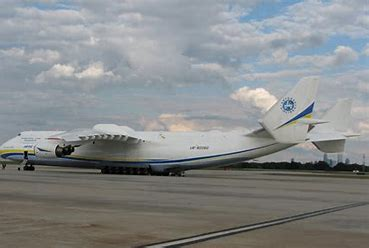
#> input picture images/flights/OIP ().jpg, 369 x 248 px, given as the content of the folder /content/drive/MyDrive/Machine Learning/images/car, which was not available
$ jupyter execute --allow-errors 'Image Classification using Machine Learning.ipynb'   (shell and % lines are left out)   (text cells are left out)
#> lines starting #> are read from the running program, lines starting #| are printed output that depends on the picture; pictures that were not available may be replaced by others from this repository, and a replacement may not be noted
[cell 1]
#preprocessing
import os
import matplotlib.pyplot as plt
import numpy as np
from skimage.io import imread
from skimage.transform import resize

target = []
images = []
flat_data = []

datadir = '/content/drive/MyDrive/Machine Learning/images'
Categories = ['car','bike','tiger','flights','helicopter']   # car = 0 , bike = 1 , tiger = 2 , flights = 3 , helicopter - 4
for i in Categories:
  class_num = Categories.index(i)   # label encoding the images
  path = os.path.join(datadir,i)    # create path to use all the images
  for img in os.listdir(path):
    img_array = imread(os.path.join(path,img))
#> img_array is the input picture: shape (248, 369, 3); mean R, G, B 134.2, 137.5, 138.4
    # print(img_array.shape)
    #plt.imshow(img_array)
    img_resized = resize(img_array,(250,250,3))   # normalizes the value from 0 to 1
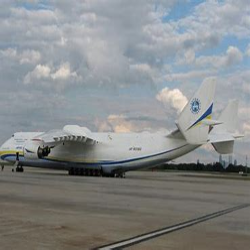
#> img_resized: shape (250, 250, 3) float64; mean R, G, B 0.526, 0.539, 0.543
#> pass 3 of the loop `for i in Categories:`:
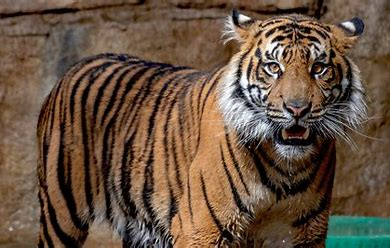
#> input picture images/tiger/OIP (1).jpg, 390 x 248 px, found by its file name
#> img_array is the input picture: shape (248, 390, 3); mean R, G, B 104.9, 83.5, 66
#> `img_resized = resize(img_array,(250,250,3))`:
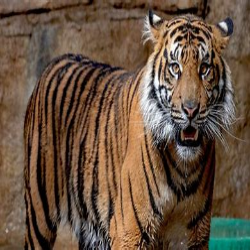
#> img_resized: shape (250, 250, 3) float64; mean R, G, B 0.411, 0.328, 0.259
#> the loop made 5 passes; the first 3 are shown
    flat_data.append(img_resized.flatten())   # flattening the data
    images.append(img_resized)
    target.append(class_num)


flat_data = np.array(flat_data)
target = np.array(target)
images = np.array(images)

[cell 2]
flat_data

[cell 3]
target

[cell 4]
unique,count = np.unique(target,return_counts=True)
plt.bar(Categories,count)
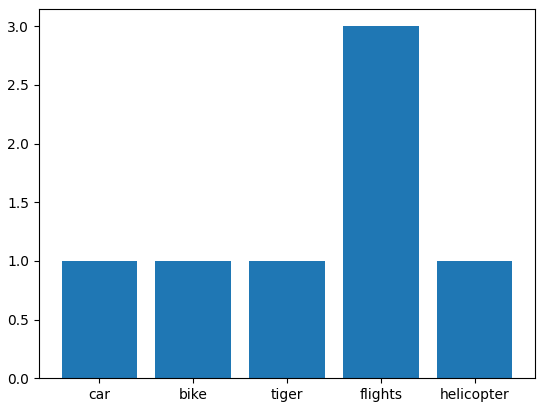
#> figure drawn by matplotlib, 1 panel; tallest bar 3 high, from x = 2.6 to 3.4
